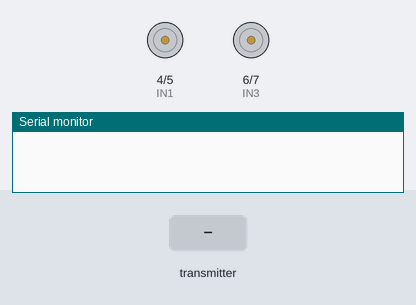
The sketch below on a simulated Arduino Uno, built with avr-gcc and run on an emulated ATmega328P. On the bench: motor-driver pin pairs drawn as motors (green arrow = first pin HIGH = forward, orange = second pin HIGH = backward, longer = more drive), the last lines printed to the serial monitor. Inputs (shaded band) come from the test bench. No radio packets arrive unless stated.

Above: at 1.2 s.
1.3 s: the transmitter starts sending command = 1
At 2.1 s:
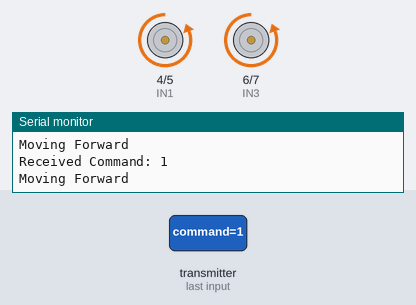
2.8 s: the transmitter starts sending command = 2
At 3.3 s:
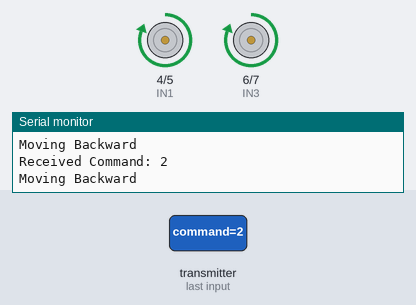
4.3 s: the transmitter starts sending command = 3
At 5.5 s:
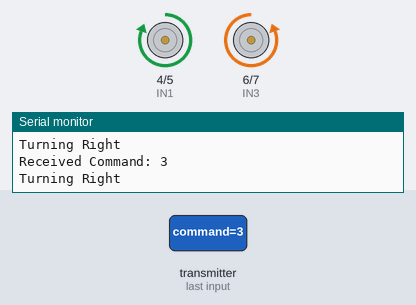
5.8 s: the transmitter starts sending command = 4
At 6.8 s:
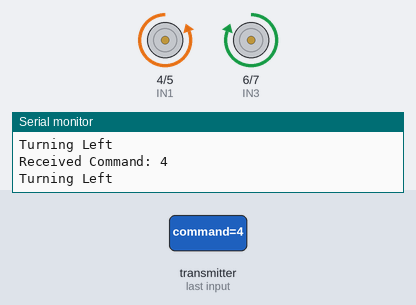
Timing chart, 0 to 8.3 s (numbered marks = the images above; inputs shaded):
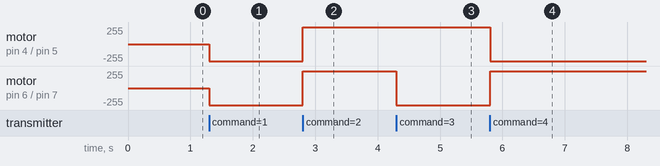

The sketch:

RECEIVER.ino
```cpp
#include <SPI.h>
#include <nRF24L01.h>
#include <RF24.h>

RF24 radio(9, 10); // CE, CSN
const byte address[] = "robot";
int command = 0;

// Motor Driver Connections
#define IN1 4
#define IN2 5
#define IN3 6
#define IN4 7

void setup() {
    Serial.begin(9600);

    // Initialize NRF24L01
    radio.begin();
    radio.openReadingPipe(0, address);
    radio.setPALevel(RF24_PA_MIN);
    radio.startListening();

    // Set motor driver pins as output
    pinMode(IN1, OUTPUT);
    pinMode(IN2, OUTPUT);
    pinMode(IN3, OUTPUT);
    pinMode(IN4, OUTPUT);

    // Stop motors at start
    stopMotors();
}

// Function to stop the motors
void stopMotors() {
    digitalWrite(IN1, LOW);
    digitalWrite(IN2, LOW);
    digitalWrite(IN3, LOW);
    digitalWrite(IN4, LOW);
}

// Function to move forward
void moveForward() {
    digitalWrite(IN1, HIGH);
    digitalWrite(IN2, LOW);
    digitalWrite(IN3, HIGH);
    digitalWrite(IN4, LOW);
}

// Function to move backward
void moveBackward() {
    digitalWrite(IN1, LOW);
    digitalWrite(IN2, HIGH);
    digitalWrite(IN3, LOW);
    digitalWrite(IN4, HIGH);
}

// Function to turn right
void turnRight() {
    digitalWrite(IN1, LOW);
    digitalWrite(IN2, HIGH);
    digitalWrite(IN3, HIGH);
    digitalWrite(IN4, LOW);
}

// Function to turn left
void turnLeft() {
    digitalWrite(IN1, HIGH);
    digitalWrite(IN2, LOW);
    digitalWrite(IN3, LOW);
    digitalWrite(IN4, HIGH);
}

void loop() {
    if (radio.available()) {
        radio.read(&command, sizeof(command));
        Serial.print("Received Command: ");
        Serial.println(command);

        // Control motors based on received command
        switch (command) {
            case 1:
                Serial.println("Moving Forward");
                moveBackward();
                break;
            case 2:
                Serial.println("Moving Backward");
                moveForward();
                break;
            case 3:
                Serial.println("Turning Right");
                turnLeft();
                break;
            case 4:
                Serial.println("Turning Left");
                turnRight();
                break;
            default:
                Serial.println("Stopping");
                stopMotors();
                break;
        }
    }
}
```

Measured:
- after the input at 1.3 s, motor on pin 4 (IN1) / pin 5 (IN2), motor on pin 6 (IN3) / pin 7 (IN4): stopped → backward 255/255 at once
- after the input at 2.8 s, motor on pin 4 (IN1) / pin 5 (IN2), motor on pin 6 (IN3) / pin 7 (IN4): backward 255/255 → forward 255/255 at once
- after the input at 4.3 s, motor on pin 6 (IN3) / pin 7 (IN4): forward 255/255 → backward 255/255 at once
- after the input at 5.8 s, motor on pin 4 (IN1) / pin 5 (IN2): forward 255/255 → backward 255/255 at once; motor on pin 6 (IN3) / pin 7 (IN4): backward 255/255 → forward 255/255 at once
